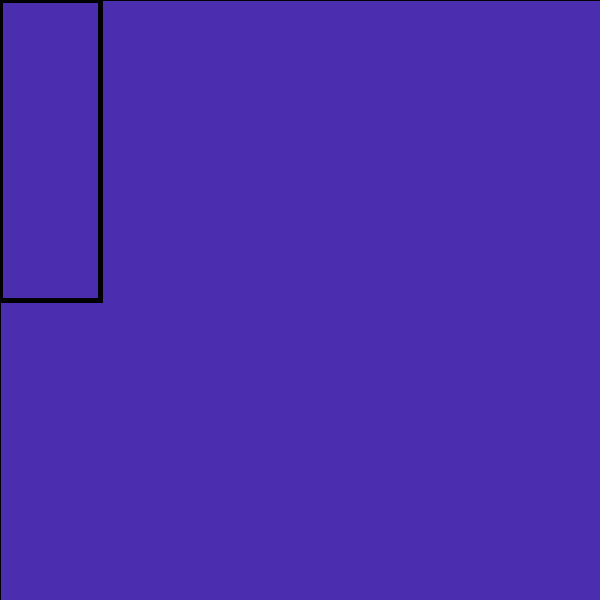
Frame 1 (no input)
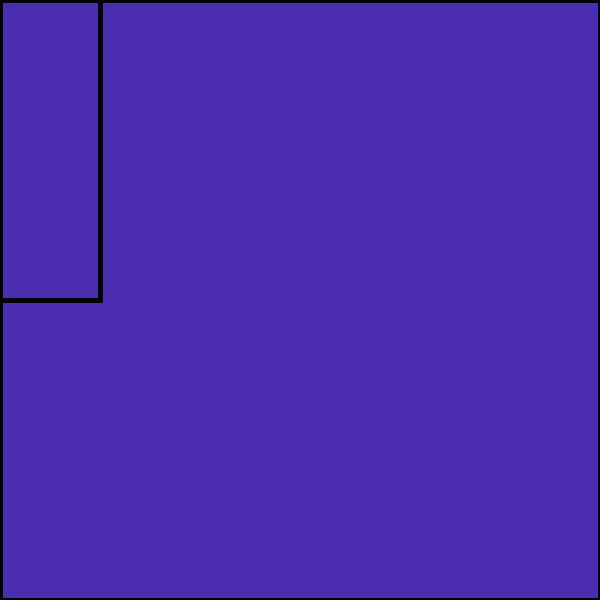
Frame 60 (the mouse pressed at the canvas centre just before this capture)
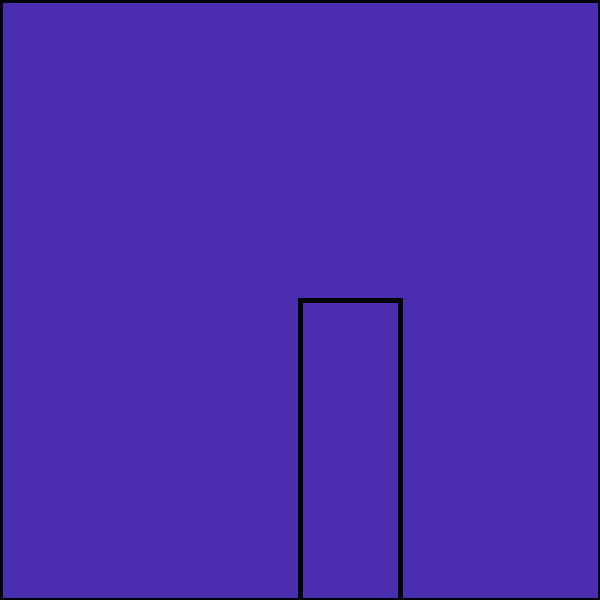
Frame 120 (the mouse held since frame 60 and released just before this capture)

The Processing sketch that drew these frames (run headless with seeded random() and noise(); from frame 60 on, the mouse is pressed at the canvas centre):

// Processing sketch: processing_22326
// ── processing_22326.pde

float x,y;
int speed;

void setup(){
  size(600,600);
  fill(75, 45, 175);
  x = 0;
  y = 0;
}


void draw(){
  
  speed = abs(pmouseX - mouseX);
  
  rect(0,0,width, height);
  ellipse(x,y,speed,speed);
  x = mouseX;
  y = mouseY;
  
  strokeWeight(5);
//option below confines ellipse to specific area
  x = constrain(x, 0, 600);
  y = constrain(y, 0, 600);
  
 //option below confines ellipse to the center 
  //x = constrain(x, 300, 300);
  //y = constrain(y, 300, 300);
  
  rect(mouseX,mouseY,100,300);
  
  
  translate(100,150);
}
void mouseReleased(){
  fill (random(255), random(255),random(255));
}
